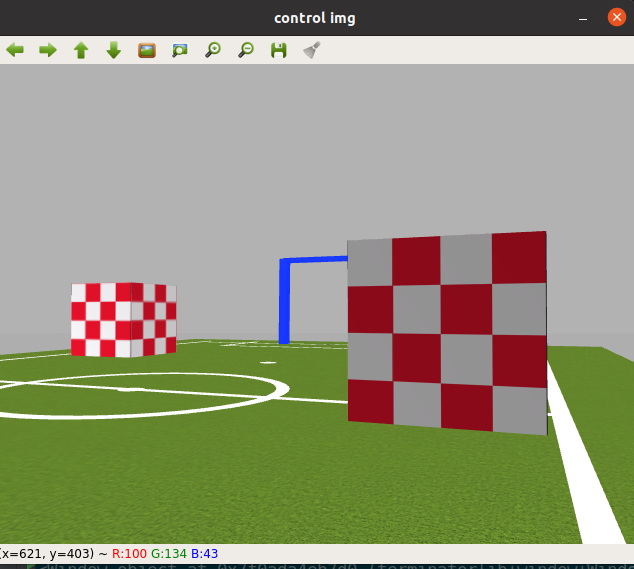
#> input picture ros_scripts/chess2.png, 634 x 569 px
$ python Ros_split.py   (older library calls are emulated)
#> lines starting #> are read from the running program, lines starting #| are printed output that depends on the picture
import matplotlib.pyplot as plt
from scipy import signal
import numpy as np
import copy as cp
import random
import cv2
import collections


def divide_method2(img, m, n):  # 分割成m行n列
    h, w = img.shape[0], img.shape[1]
    grid_h = int(h * 1.0 / (m - 1) + 0.5)  # 每个网格的高
    grid_w = int(w * 1.0 / (n - 1) + 0.5)  # 每个网格的宽

    # 满足整除关系时的高、宽
    h = grid_h * (m - 1)
    w = grid_w * (n - 1)

    # 图像缩放
    img_re = cv2.resize(img, (w, h),
                        cv2.INTER_LINEAR)  # 也可以用img_re=skimage.transform.resize(img, (h,w)).astype(np.uint8)
    # plt.imshow(img_re)
    gx, gy = np.meshgrid(np.linspace(0, w, n), np.linspace(0, h, m))
    gx = gx.astype(np.int)
    gy = gy.astype(np.int)

    divide_image = np.zeros([m - 1, n - 1, grid_h, grid_w, 3],
                            np.uint8)  # 这是一个五维的张量，前面两维表示分块后图像的位置（第m行，第n列），后面三维表示每个分块后的图像信息

    for i in range(m - 1):
        for j in range(n - 1):
            divide_image[i, j, ...] = img_re[
                                      gy[i][j]:gy[i + 1][j + 1], gx[i][j]:gx[i + 1][j + 1], :]
    return divide_image


# 显示图片
def display_blocks(divide_image):
    m, n = divide_image.shape[0], divide_image.shape[1]
    for i in range(m):
        for j in range(n):
            plt.subplot(m, n, i * n + j + 1)
            plt.imshow(divide_image[i, j, :])
            plt.axis('off')
    plt.show()


img = cv2.imread("chess2.png")
#> img is the input picture: shape (569, 634, 3); mean B, G, R 125.7, 149.6, 149.4
img = cv2.cvtColor(img, cv2.COLOR_BGR2RGB)

h, w = img.shape[0], img.shape[1]
#> h = 569; w = 634
fig1 = plt.figure('原始图像')
plt.imshow(img)
plt.axis('off')
plt.title('Original image')

m = 3
n = 3

divide_image2 = divide_method2(img, m + 1, n + 1)  # 该函数中m+1和n+1表示网格点个数，m和n分别表示分块的块数
fig3 = plt.figure('分块后的子图像:图像缩放法')
display_blocks(divide_image2)
#> in display_blocks, `plt.show()`:
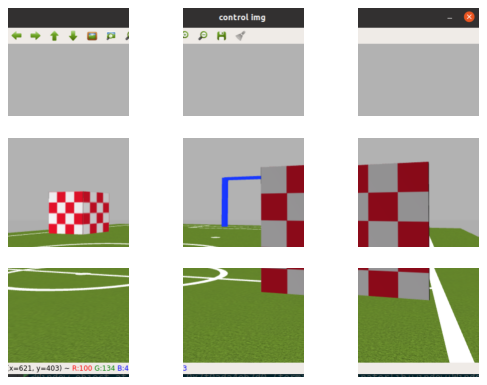
#> figure drawn by matplotlib, 9 panels
